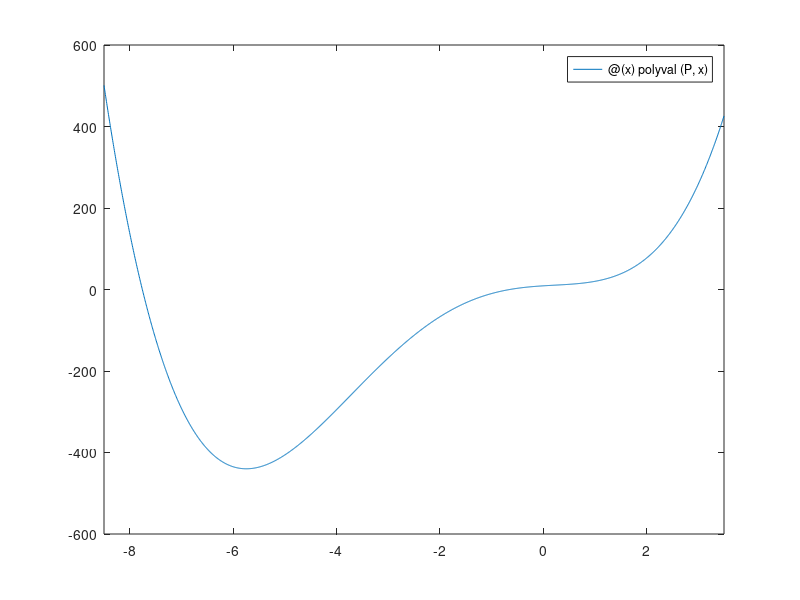

This chart was generated by the following MATLAB code: (Note: this script raises an error after producing the figure.)
% Numerical Methods, project B No. 10
% Find all (real and complex) roots of the polynomial
% f(x) = a4x4+ a3x3+ a2x2+a1x+a0, [a4 a3 a2 a1 a0] = [1 7 -5 8 9]
% a) Laguerre’s method ,
% b) the Muller method 2,
%
% Clear the work space
clc;clear;close all;
format short;

% Define the function and its derivatives.
P = [1 7 -5 8 9];           % Coefficients of the polynomial
dP = polyder(P);            % Coefficients of the 1st derivative
dP2 = polyder(dP);          % Coefficients of the 2nd derivative
f = @(x) polyval(P,x);      % Anonymous function for the polynomial
df = @(x) polyval(dP,x);    % Anonymous function for the 1st derivative
df2 = @(x) polyval(dP2,x);  % Anonymous function for the 2nd derivative

% Define other constants to use in the program
tol = 1e-10; % Set the toleance
L_roots = zeros(4,1);
mm2_roots = zeros(4,1);
IG = [-6, -2,1+0.5i,1-0.5i];% Initial guess Points

% Visualize the function revealing all x-intercepts 
figure() % Figure 1
fplot(f,[-8.5 ,3.5])
yline(0);xline(0);grid on;
xlabel('x');ylabel('f(x)');grid on 
title('f(x)= x^4 + 7x^3 - 5x^2 + 8x + 9 ')


%% Solve for all Roots using Laguerre Method)
% Finding first root
L_X1 = laguerre_Method(P, dP, dP2, IG(1), tol);
L_roots(1) = L_X1(end); % Store the first Root

% Finding Second root
L_X2 = laguerre_Method(P, dP, dP2, IG(2), tol);
L_roots(2) = L_X2(end); % Store the second Root

% Finding Third root
L_X3 = laguerre_Method(P, dP, dP2, IG(3), tol);
L_roots(3) = L_X3(end); % Store the Third Root

% Finding Third root
L_X4 = laguerre_Method(P, dP, dP2, IG(4), tol);
L_roots(4) = L_X4(end); % Store the Third Root

%&&&&&&&&&&&&&&&&&&&&&&&&&&&&&&&&&&&&&&&&&&&&&&&&&&&&&&&&&&&&
% Plot the results
% Plot the results
figure;hold on; 
fplot(f,[-8.5 ,3.5]);
realRoots_L = L_roots(abs(imag(L_roots)) <1e-10);
Lr = real(realRoots_L);fLr = f(Lr);
plot(IG(1),f(IG(1)),'sr','MarkerFaceColor','r')
plot(IG(2),f(IG(2)),'sg','MarkerFaceColor','g')
plot(Lr,fLr,'*r')
yline(0);xline(0)
grid on;xlabel('x');ylabel('f(x)');
title('Real root with Laguerre’s method');
legend('f(x)','1st Intial point','2nd Intial point','roots',...
    'location','southeast');

%% Solve for all Roots using MM2)
% Finding first root
mm2_X1 = MM2(P, dP, dP2, IG(1), tol);
mm2_roots(1) = mm2_X1(end); % Store the first Root

% Finding second root
mm2_X2 = MM2(P, dP, dP2, IG(2), tol);
mm2_roots(2) = mm2_X2(end); % Store the second Root

% Finding third root
mm2_X3 = MM2(P, dP, dP2, IG(3), tol);
mm2_roots(3) = mm2_X3(end); % Store the third Root

% Finding fourth root
mm2_X4 = MM2(P, dP, dP2, IG(4), tol);
mm2_roots(4) = mm2_X4(end); % Store the fourth Root


% Plot the results
figure;hold on;
fplot(f,[-8.5 ,3.5]);
realRoots_L = mm2_roots(abs(imag(mm2_roots)) <1e-10);
rr2 = real(realRoots_L);frr2 = f(rr2);
plot(IG(1),f(IG(1)),'sr','MarkerFaceColor','r')
plot(IG(2),f(IG(2)),'sg','MarkerFaceColor','g')
plot(rr2,frr2,'*r')
yline(0);xline(0)
grid on;xlabel('x');ylabel('f(x)');
title('Real root with MM2');
legend('f(x)','1st Intial point','2nd Intial point','roots',...
    'location','southeast');

%% Display and Compare the methods
fprintf('Roots by Laguerre’s method\n')
nL = [length(L_X1),length(L_X2),length(L_X3),length(L_X4)];
L_sol = [L_roots(:),f(L_roots(:)),nL(:)];
fprintf('r1 = %7.4f%+7.4fi      f(r1) = %7.5e    Iter = %g\n',...
    real(L_sol(1,1)),imag(L_sol(1,1)),L_sol(1,2),L_sol(1,3))
fprintf('r2 = %7.4f%+7.4fi      f(r2) = %7.5e    Iter = %g\n',...
    real(L_sol(2,1)),imag(L_sol(2,1)),L_sol(2,2),L_sol(2,3))
fprintf('r3 = %7.4f%+7.4fi      f(r3) = %7.5e    Iter = %g\n',...
    real(L_sol(3,1)),imag(L_sol(3,1)),L_sol(3,2),L_sol(3,3))
fprintf('r4 = %7.4f%+7.4fi      f(r4) = %7.5e    Iter = %g\n',...
    real(L_sol(4,1)),imag(L_sol(4,1)),L_sol(4,2),L_sol(4,3))

fprintf('\r\rRoots by MM2\n')
nMM2 = [length(mm2_X1),length(mm2_X2),length(mm2_X3),length(mm2_X4)];
MM2sol = [mm2_roots(:),f(mm2_roots(:)),nMM2(:)];
fprintf('r1 = %7.4f%+7.4fi      f(r1) = %7.5e    Iter = %g\n',...
    real(MM2sol(1,1)),imag(MM2sol(1,1)),MM2sol(1,2),MM2sol(1,3))
fprintf('r2 = %7.4f%+7.4fi      f(r2) = %7.5e    Iter = %g\n',...
    real(MM2sol(2,1)),imag(MM2sol(2,1)),MM2sol(2,2),MM2sol(2,3))
fprintf('r3 = %7.4f%+7.4fi      f(r3) = %7.5e    Iter = %g\n',...
    real(MM2sol(3,1)),imag(MM2sol(3,1)),MM2sol(3,2),MM2sol(3,3))
fprintf('r4 = %7.4f%+7.4fi      f(r4) = %7.5e    Iter = %g\n',...
    real(MM2sol(4,1)),imag(MM2sol(4,1)),MM2sol(4,2),MM2sol(4,3))

% A comparison of the results containing a table with all successive
% iteration points for the first root
%************************************************************************
fprintf('\r\r')
iter_Laguerre = [1:length(L_X1)]';
roots_Laguerre = L_X1(:);
funValue_Laguerre = f(L_X1(:));
Laguerre_Table = table(iter_Laguerre,roots_Laguerre,funValue_Laguerre); 
disp(Laguerre_Table)
%************************************************************************
iter_mm2 = [1:length(mm2_X1)]';
roots_mm2 = mm2_X1(:);
funValue_mm2 = f(mm2_X1(:));
MM2_Table = table(iter_mm2,roots_mm2,funValue_mm2); 
disp(MM2_Table)

